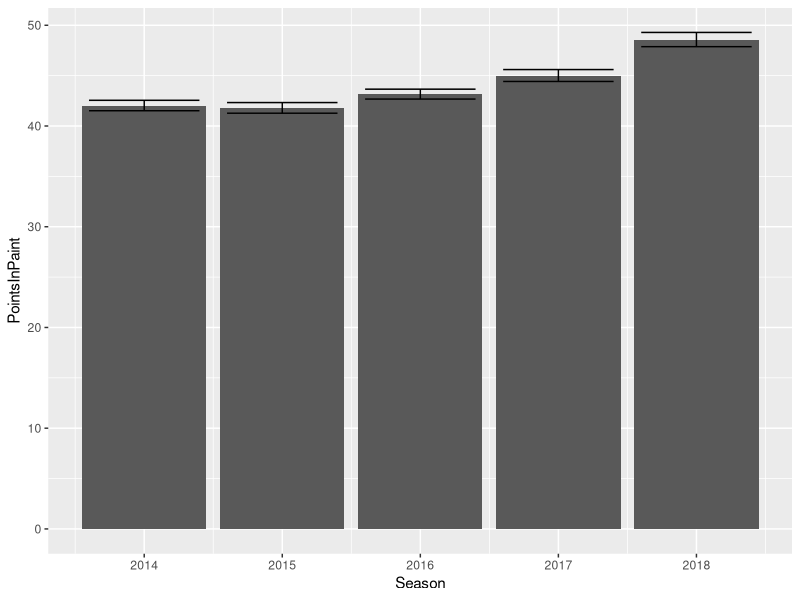

This chart was generated by the following R code:
## ---- chunk 1
help(aov)
## ---- chunk 2
nbaData <- read.csv("data/nba_data.csv")
colnames(nbaData)[1] <- "Team"

head(nbaData, 3)
## ---- chunk 3
model1 <- aov(PointsInPaint ~ Season, nbaData)

summary(model1)
## ---- chunk 4
library(psych)
describeBy(nbaData$PointsInPaint, nbaData$Season)
## ---- chunk 5
library(ggplot2)

ggplot(nbaData,aes(y=PointsInPaint, x=Season))+
  stat_summary(fun="mean", geom="bar",position="dodge")+
  stat_summary(fun.data = mean_se, geom = "errorbar", position="dodge",width=.8)
